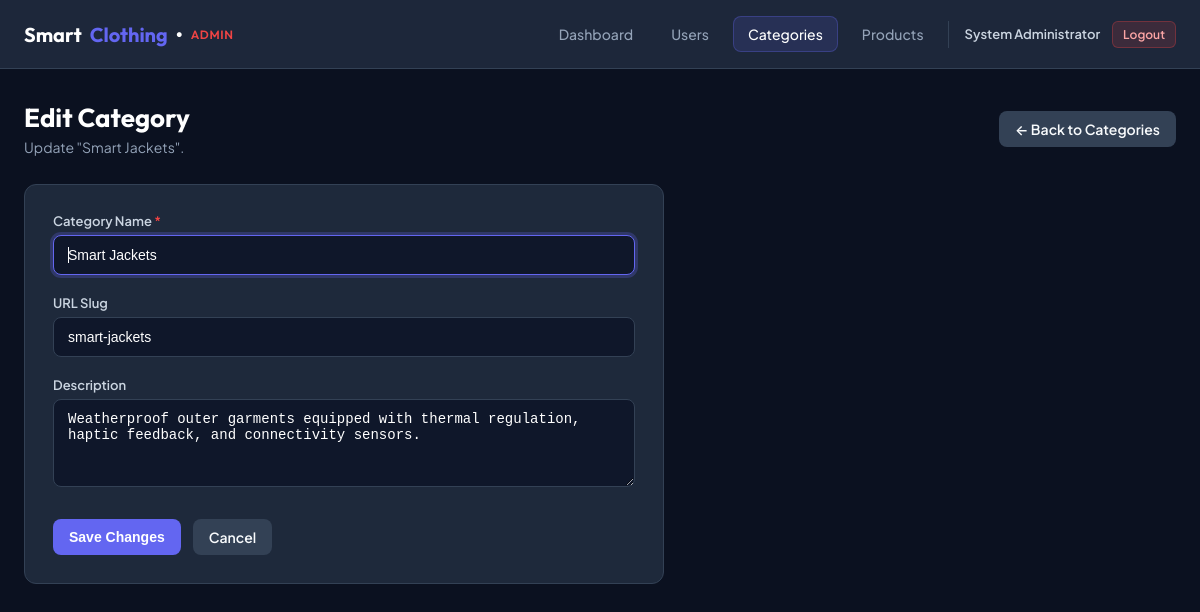
Page /admin/category_edit.php?id=1 (signed in) on the committed database.
### tables this page shows
CREATE TABLE `categories` (
  `id` INT UNSIGNED AUTO_INCREMENT PRIMARY KEY,
  `name` VARCHAR(100) NOT NULL UNIQUE,
  `slug` VARCHAR(100) NOT NULL UNIQUE,
  `description` TEXT DEFAULT NULL,
  `created_at` TIMESTAMP DEFAULT CURRENT_TIMESTAMP
);

### app/Controllers/Admin/CategoryController.php (called while the page is built, shortened)
<?php
class CategoryController extends Controller
{
    public function categoryEdit(): void
    {
        $catId = filter_var($_GET['id'] ?? null, FILTER_VALIDATE_INT);
        $categoryModel = new Category();
        $category = $categoryModel->findById($catId);
        include APP_ROOT . '/app/Views/admin/category_edit.php';
        exit;
    }
}

### admin/category_edit.php (called while the page is built, shortened)
<?php
require_once __DIR__ . '/../public/bootstrap.php';
$controller = new CategoryController();
$controller->categoryEdit();

### public/bootstrap.php (called while the page is built, shortened)
<?php
spl_autoload_register(function ($class) {
    $prefix = 'App\\';
    $relativeClass = substr($class, strlen($prefix));
    $file = APP_ROOT . '/app/' . str_replace('\\', '/', $relativeClass) . '.php';
});
require_once APP_ROOT . '/app/Core/Database.php';
require_once APP_ROOT . '/app/Core/helpers.php';

### app/Core/Database.php (called while the page is built, shortened)
<?php
class Database
{
    private static ?\PDO $instance = null;
    private string $host;
    private string $user;
    private string $pass;
    private string $dbname;
    private string $charset;
    public function __construct(string $host = 'localhost', string $user = 'root', string $pass = '', string $dbname = 'smart_clothing', string $charset = 'utf8mb4')
    {
        $this->host = $host;
        $this->user = $user;
        $this->pass = $pass;
        $this->dbname = $dbname;
        $this->charset = $charset;
    }
    public static function getInstance(?string $host = null, ?string $user = null, ?string $pass = null, ?string $dbname = null, ?string $charset = null): \PDO
    {
        if (self::$instance === null) {
            self::$instance = (new self($host ?? 'localhost', $user ?? 'root', $pass ?? '', $dbname ?? 'smart_clothing', $charset ?? 'utf8mb4'))->connect();
        }
        return self::$instance;
    }
    public function connect(): \PDO
    {
        $dsn = "mysql:host={$this->host};dbname={$this->dbname};charset={$this->charset}";
        $options = [
            \PDO::ATTR_ERRMODE => \PDO::ERRMODE_EXCEPTION,
            \PDO::ATTR_DEFAULT_FETCH_MODE => \PDO::FETCH_ASSOC,
            \PDO::ATTR_EMULATE_PREPARES => false,
        ];
        try {
            self::$instance = new \PDO($dsn, $this->user, $this->pass, $options);
        } catch (\PDOException $e) {
            die("Database Connection Failed: " . htmlspecialchars($e->getMessage()));
        }
        return self::$instance;
    }
}

### app/Models/Category.php (called while the page is built, shortened)
<?php
class Category
{
    protected \PDO $pdo;
    public function __construct()
    {
        $this->pdo = Database::getInstance();
    }
    public function findById(int $id): ?array
    {
        $stmt = $this->pdo->prepare('SELECT * FROM categories WHERE id = :id LIMIT 1');
        $stmt->execute([':id' => $id]);
        return $stmt->fetch() ?: null;
    }
}

### app/Core/helpers.php (called while the page is built, shortened)
<?php
function base_url(string $path = ''): string
{
    $scriptName = str_replace('\\', '/', $_SERVER['SCRIPT_NAME'] ?? '');
    $base = '/';
    return $base . ltrim($path, '/');
}
function e($data): string
{
    return htmlspecialchars((string)($data ?? ''), ENT_QUOTES, 'UTF-8');
}

### app/Views/admin/category_edit.php (the view, shortened to what this page needs)
<?php include APP_ROOT . "/app/Views/admin/admin_header.php"; ?>
<div class="page-header">
    <div>
        <h1 class="page-title">Edit Category</h1>
        <p class="page-subtitle">Update "<?= e($category['name']) ?>".</p>
    </div>
    <a href="<?= base_url('admin/categories.php') ?>" class="btn btn-secondary">
        &larr; Back to Categories
    </a>
</div>
<div class="form-card">
    <form method="POST" action="category_edit.php?id=<?= $catId ?>" novalidate>
        <div class="form-group">
            <label for="name" class="form-label">Category Name <span style="color: var(--danger);">*</span></label>
            <input type="text" id="name" name="name" class="form-control" value="<?= e($category['name']) ?>" required autofocus>
        </div>
        <div class="form-group">
            <label for="slug" class="form-label">URL Slug</label>
            <input type="text" id="slug" name="slug" class="form-control" value="<?= e($category['slug']) ?>">
        </div>
        <div class="form-group">
            <label for="description" class="form-label">Description</label>
            <textarea id="description" name="description" rows="4" class="form-control"><?= e($category['description']) ?></textarea>
        </div>
        <div style="display: flex; gap: 12px; margin-top: 28px;">
            <button type="submit" class="btn btn-primary">Save Changes</button>
            <a href="<?= base_url('admin/categories.php') ?>" class="btn btn-secondary">Cancel</a>
        </div>
    </form>
</div>
<?php include APP_ROOT . "/app/Views/admin/admin_footer.php"; ?>

### assets/admin/admin.css (style rules this page uses)
:root { --bg-dark: #0b1120; --card-bg: #1e293b; --card-hover: #243248; --border-color: #334155; --text-main: #f8fafc; --text-muted: #94a3b8; --accent: #6366f1; --accent-hover: #4f46e5; --accent-light: rgba(99, 102, 241, 0.15); --success: #10b981; --success-bg: rgba(16, 185, 129, 0.12); --danger: #ef4444; --danger-bg: rgba(239, 68, 68, 0.12); --warning: #f59e0b; --warning-bg: rgba(245, 158, 11, 0.12); --info: #38bdf8; }
* { box-sizing: border-box; margin: 0; padding: 0; }
body { font-family: 'Plus Jakarta Sans', -apple-system, BlinkMacSystemFont, sans-serif; background-color: var(--bg-dark); color: var(--text-main); min-height: 100vh; display: flex; flex-direction: column; }
.page-header { display: flex; align-items: center; justify-content: space-between; margin-bottom: 28px; flex-wrap: wrap; gap: 16px; }
.page-title { font-family: 'Outfit', sans-serif; font-size: 26px; font-weight: 700; color: #ffffff; }
.page-subtitle { color: var(--text-muted); font-size: 14px; margin-top: 4px; }
.btn { display: inline-flex; align-items: center; justify-content: center; gap: 6px; padding: 9px 16px; border-radius: 8px; font-size: 14px; font-weight: 600; text-decoration: none; cursor: pointer; border: none; transition: all 0.15s ease; }
.btn-primary { background-color: var(--accent); color: #ffffff; }
.btn-secondary { background-color: #334155; color: var(--text-main); }
.form-card { background: var(--card-bg); border: 1px solid var(--border-color); border-radius: 12px; padding: 28px; max-width: 640px; }
.form-group { margin-bottom: 20px; }
.form-label { display: block; font-size: 13px; font-weight: 600; color: #cbd5e1; margin-bottom: 6px; }
.form-control { width: 100%; padding: 11px 14px; background: #0f172a; border: 1px solid var(--border-color); border-radius: 8px; color: #ffffff; font-size: 14px; outline: none; transition: border-color 0.2s; }
textarea.form-control { resize: vertical; }

### rows in the picture
categories: name "Smart Jackets", slug "smart-jackets", description "Weatherproof outer garments equipped with thermal regulation, haptic feedback, and connectivity sensors."

### other values in the picture
$adminUser['name'] "System Administrator"
